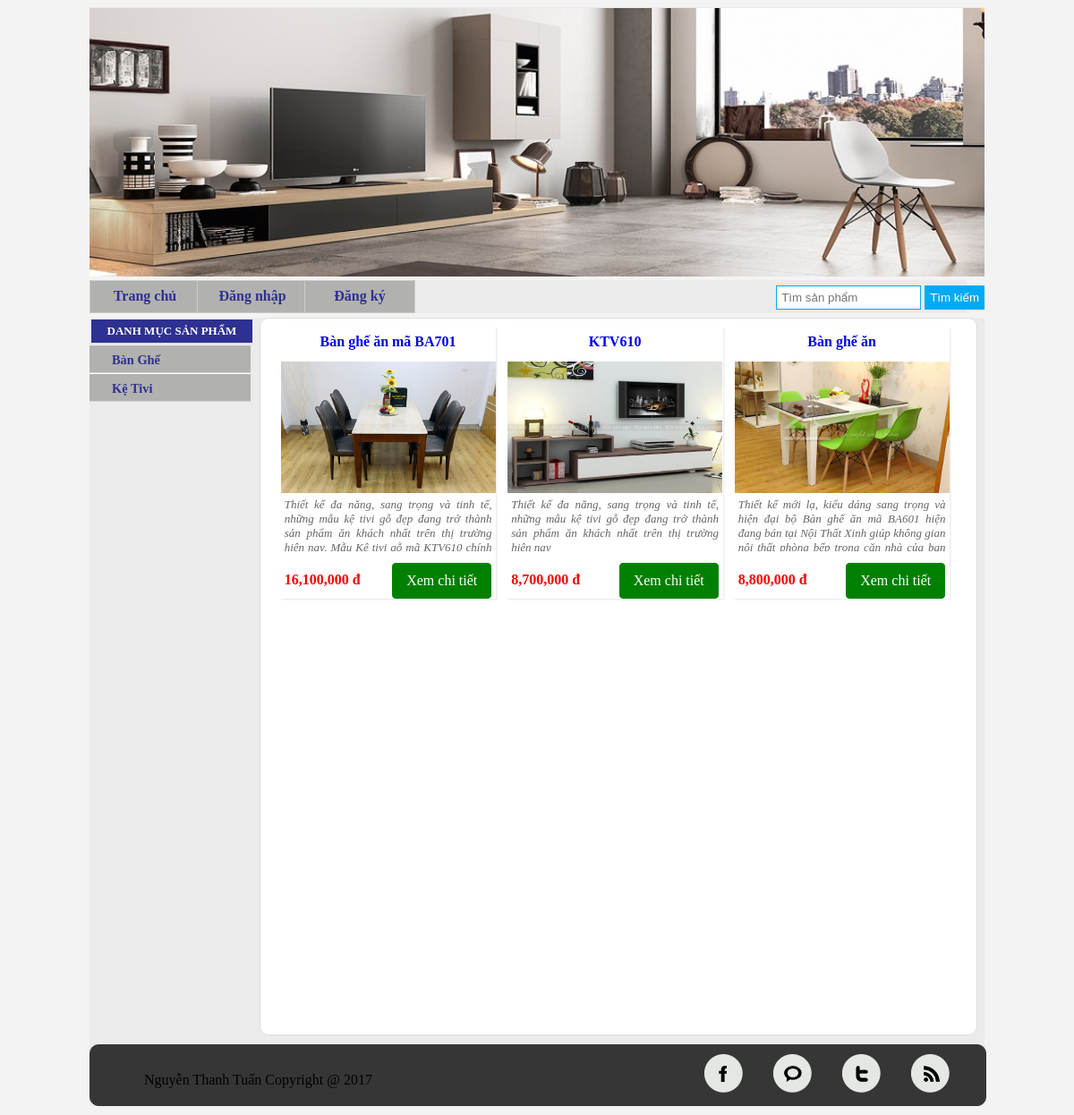
The page / on the database its author committed.
### tables this page shows
CREATE TABLE `loaisp` (
  `maloai` varchar(50) NOT NULL,
  `ten` varchar(200) NOT NULL
);

CREATE TABLE `sanpham` (
  `mahang` int(20) NOT NULL,
  `tenhang` varchar(50) NOT NULL,
  `alias` varchar(255) NOT NULL,
  `giatien` int(20) NOT NULL,
  `slogan` varchar(255) NOT NULL,
  `maloai` varchar(50) NOT NULL,
  `chitiet` text NOT NULL,
  `hinhanh` varchar(20) NOT NULL,
  `sogr1sp` int(5) NOT NULL
);

### clspage.php (called while the page is built, shortened)
<?php
class Paging
{
    function rowStart($limit)
    {
        return (!isset($_GET['page'])) ? 0 :  ($_GET['page']-1) * $limit;
    }
}

### loaisanpham.php (the view, shortened to what this page needs)
<?php
    $dk="";
    include("clspage.php");
    $paging = new Paging;
    $limit =30;
    $paging->findTotal($link,'sanpham');
    $paging->findPages($limit);
    $start =$paging->rowStart($limit);
    $sql= "select * from sanpham $dk order by mahang desc limit ".$start.",".$limit;
    $result= @mysql_query($sql,$link);
?>
<form id="form1" name="form1" method="post" action="">
    <div class="wappper_sanpham">
        <ul class="product">
    <?php
    while($rows=mysql_fetch_array($result))
    {
        $link="san-pham-".$rows['mahang'].".html";
    ?>
            <li class="box-1 span4">
                <a href="<?php echo $link;?>" title="<?php echo $rows['tenhang'];?>">
                    <div class="title">
                        <h2 class="head_sp"><?php echo $rows['tenhang'];?></h2>
                    </div>
                </a>
                <div class="product thumbnail" style="height:149px;">
                    <img src="images/sanpham/<?php echo $rows['hinhanh'];?>" alt="<?php echo $rows['tenhang'];?>" width="240px" height="147px">
                </div>
                <p class="home-text hidden-xs clear">
                    <?php echo $rows['slogan'];?>
                </p>
                <div class="fot-box">
                    <p class="price">
                        <span class="new-price"><?php echo number_format($rows['giatien']);?> đ</span>
                    </p>
                    <a class="button" href="<?php echo $link;?>">Xem chi tiết<i class="fa fa-angle-double-right"></i></a>
                </div>
            </li>
       <?php
    }
    ?>
        </ul>
     <div class="fpage">
     </div>
</div>
</form>

### index.php (shortened to what this page needs)
<!DOCTYPE html>
<html>
<head>
    <link rel="stylesheet" type="text/css" href="css.css">
</head>
<body bgcolor="#F3F3F3">
    <div class="body">
        <div class="banner">
            <img src="images/banner.jpg" width="100%" height="auto"/>
        </div>
        <div class="hearder">
            <?php include("header.php");?>
        </div>
        <div class="wapper">
            <div class="wleft"><?php include("theleft.php");?></div>
            <div class="wright"><?php include("themain.php");?></div>
            <div class="fter"><?php include("footer.php");?></div>
        </div>
    </div>
</body>
</html>

### header.php (shortened to what this page needs)
<div id="menu">
    <ul class="main">
        <li><a href="index.php"><b>Trang chủ</b></a></li>
        <?php
        if(!isset($_SESSION['username']))
        {
            ?>
            <li><div align="center"><a href="dangnhap.html"><b>Đăng nhập</b></a></div></li>
            <li><div align="center"><a href="dangky.html"><b>Đăng ký</b></a></div></li>
            <?php
        }
        ?>
    </ul>
    <?php include("timkiem.php"); ?>
</div>

### timkiem.php
<form id="formtimkiem" name="form1" method="post" action="index.php">
    <div align="center">
        <input type="text" placeholder="Tìm sản phẩm" name="timkiemsanpham">
        <input type="submit" name="Submit" value="Tìm kiếm">
    </div>
</form>

### theleft.php (shortened to what this page needs)
<?php
$sql= "select * from loaisp";
$result= mysql_query($sql);
?>
<div class="leftwapper">
    <h2><a href="/">Danh Mục Sản Phẩm</a></h2>
    <ul class="menu_cate">
        <?php
        while($rows=mysql_fetch_array($result))
        {
            ?>
            <li>
                <a href="danhmuc-<?php echo $rows['maloai'];?>.html"><?php echo $rows['ten'];?></a>
            </li>
            <?php
        }
        ?>
    </ul>
</div>

### themain.php (shortened to what this page needs)
<?php
    if($_SERVER['REQUEST_URI']=="/index.php"||$_SERVER['REQUEST_URI']=="/")
    {
        include "loaisanpham.php";
    }
?>

### footer.php (shortened to what this page needs)
<div class="footer">
    <div class="cp">
        Nguyễn Thanh Tuấn Copyright @ <?php echo date("Y");?>
    </div>
    <div class="item-footer">
        <a href="#" class="a-item">
            <div class="item">
                <img src="images/fa.png">
                <img src="images/ms.png">
                <img src="images/tw.png">
                <img src="images/rss.png">
            </div>
    </div>
</div>

### rows shown on the page
loaisp: ten "Bàn Ghế"
loaisp: ten "Kệ Tivi"
sanpham: tenhang "Bàn ghế ăn mã BA701", hinhanh (picture), slogan "Thiết kế đa năng, sang trọng và tinh tế, những mẫu kệ tivi gỗ đẹp đang trở thành sản phẩm ăn khách nhất trên thị trường hiện nay. Mẫu Kệ tivi gỗ mã KTV610 chính…", giatien "16,100,000"
sanpham: tenhang "KTV610", hinhanh (picture), slogan "Thiết kế đa năng, sang trọng và tinh tế, những mẫu kệ tivi gỗ đẹp đang trở thành sản phẩm ăn khách nhất trên thị trường hiện nay", giatien "8,700,000"
sanpham: tenhang "Bàn ghế ăn", hinhanh (picture), slogan "Thiết kế mới lạ, kiểu dáng sang trọng và hiện đại bộ Bàn ghế ăn mã BA601 hiện đang bán tại Nội Thất Xinh giúp không gian nội thất phòng bếp trong căn nhà của bạn…", giatien "8,800,000"
